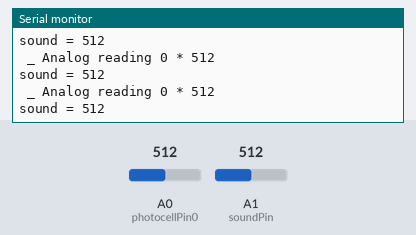
Recording of a sketch running on a simulated Arduino Uno, built with avr-gcc and run on an emulated ATmega328P. Shown: the last lines printed to the serial monitor. Inputs (shaded band) come from the test bench; at power-on: A0 (photocellPin0) = 512, A1 (soundPin) = 512.

Above: at 7.2 s.
7.3 s: A0 (photocellPin0) set to 106
At 8.0 s:
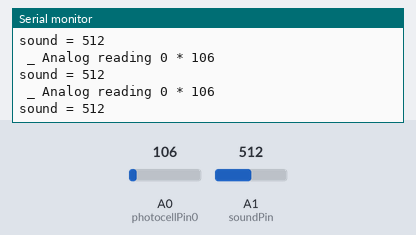
10.3 s: A0 (photocellPin0) set to 94
At 10.8 s:
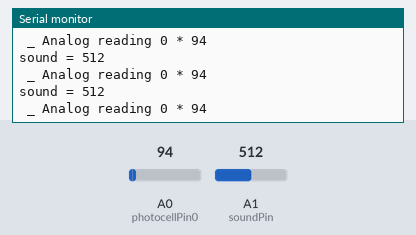
Timing chart, 0 to 13.3 s (numbered marks = the images above; inputs shaded):
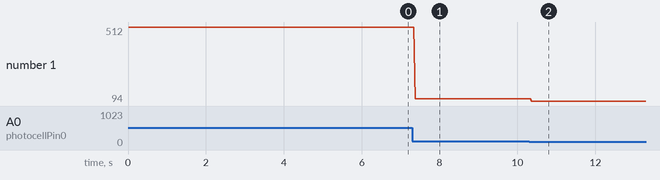

Measured:
- the behaviour switches between 100 and 99 on A0 (photocellPin0) (found by bisection; images 1 and 2)
- after the input at 7.3 s, the serial monitor: prints a new line after 0.08 s (image 1)
- after the input at 10.3 s, the serial monitor: prints a new line after 0.07 s (image 2)
- plotted number 1: 512 → 106 after the input at 7.3 s, 106 → 94 after the input at 10.3 s

The sketch:

modifiedSparkfunExperiment15SoundPhotoresis.ino
```cpp
/*
Earl Mark, 4.6.17, Modified Example from SparkFun Inventor's Kit
Example sketch 15

SOUND DETECTOR & PHOTORESISTER OUTPUT TO SERIAL PORT

Use the sound detector to measure the volume of the surrounding area
Use photo sensor to detect light intensity of the surrounding area
Transmit values to Serial Port
*/
 //pin variables

const int soundPin = 1;

int photocellPin0 = 0;     // the cell and 10K pulldown are connected to a0
int photocellReading0;
//variables for storing raw sound and scaled value
int sound;
int scale;

void setup()
{
 //start the serial port a@ 9600bps
 Serial.begin(9600);

}

void loop()
{
 //read and store the audio from Envelope pin
 sound = analogRead(soundPin);

 //print values over the serial port for debugging
 Serial.print("sound = ");
 Serial.println(sound);

 photocellReading0 = analogRead(photocellPin0); //read photoresister
  Serial.print(" _ Analog reading 0 * ");       //output value to serial port
  Serial.println(photocellReading0);

}
```
